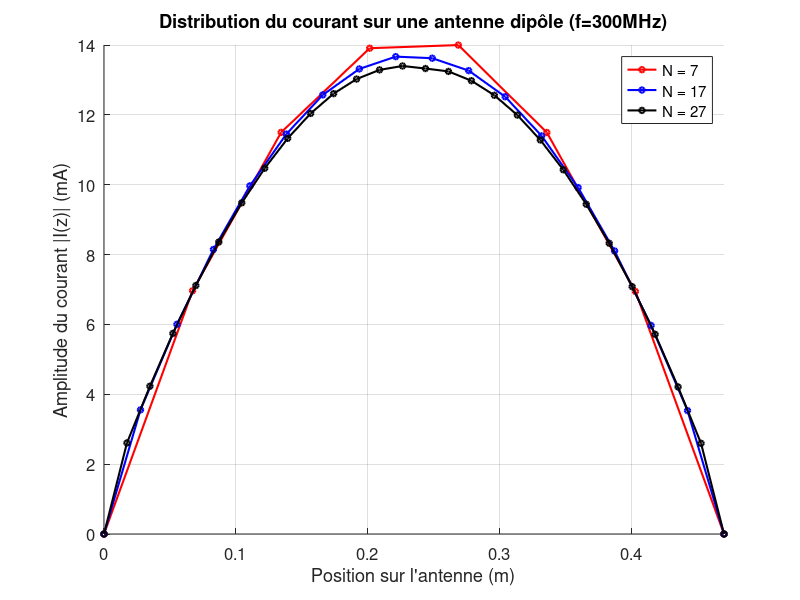

MATLAB code for this plot:
% =========================================================================
%         ANALYSE D'UNE ANTENNE DIPÔLE PAR LA MÉTHODE DES MOMENTS
% Utilisation de fonctions de base sinusoïdales et de fonctions test
% =========================================================================

%% --- 1. Définir les paramètres de l'antenne et de la simulation ---
clear; close all; clc;

fprintf('Lancement de la simulation de l''antenne...\n');

% Paramètres de base
f = 300e6;                     % Fréquence (Hz)
c = 3e8;                       % Vitesse de la lumière (m/s)
lambda = c / f;                % Longueur d'onde (m)
l = 0.47 * lambda;             % Longueur totale de l'antenne (m)
a = 0.005 * lambda;            % Rayon du fil de l'antenne (m)

% Constantes physiques
eps0 = 8.854e-12;              % Permittivité du vide (F/m)
k = 2 * pi / lambda;           % Nombre d'onde (rad/m)
omega = 2 * pi * f;            % Fréquence angulaire (rad/s)
Vs = 1;                        % Tension d'alimentation (V), définie à 1V

%% --- 2. Préparation de la boucle et du stockage des résultats ---

% Définir les valeurs de N (nombre de segments) à simuler
valeurs_N = [7, 17, 27];

% Initialiser des tableaux de cellules pour stocker les résultats de chaque simulation
% C'est ici que nous conservons les résultats demandés
Z_matrices = cell(1, length(valeurs_N));
I_vecteurs = cell(1, length(valeurs_N));
z_nodes_stockes = cell(1, length(valeurs_N));

% Créer une nouvelle figure pour tracer tous les résultats
figure('Name', 'Analyse de convergence de la distribution de courant');
hold on; % Permet de superposer plusieurs courbes sur le même graphique

% Définir les couleurs pour les différentes courbes
couleurs = {'r', 'b', 'k'}; % Rouge, Bleu, Noir

%% --- 3. Boucle principale : calcul et tracé pour chaque valeur de N ---
for i = 1:length(valeurs_N)
    N = valeurs_N(i);
    fprintf('\n--- Calcul en cours pour N = %d ---\n', N);

    % --- 3.1. Création du maillage de l'antenne pour N ---
    delta = l / N;
    z_nodes = linspace(-l/2, l/2, N+1);

    % --- 3.2. Calcul de la matrice d'impédance [Z] ---
    Z = zeros(N-1, N-1);
    % Définition de la fonction de Green G(R) = exp(-jkR) / (4*pi*R)
    Green = @(R) exp(-1j * k * R) ./ (4 * pi * R);

    fprintf('Calcul de la matrice d''impédance Z (N=%d)...\n', N);
    tic; % Démarrer le chronomètre
    for m = 1:(N-1)
        zm_centre = z_nodes(m+1);
        z_debut = zm_centre - delta/2;
        z_fin = zm_centre + delta/2;
        
        for n = 1:(N-1)
            zn_centre = z_nodes(n+1);
            zn_moins_1 = z_nodes(n);
            zn_plus_1 = z_nodes(n+2);
            
            integrande = @(z) Green(sqrt(a^2 + (z - zn_plus_1).^2)) + ...
                              Green(sqrt(a^2 + (z - zn_moins_1).^2)) - ...
                              2 * cos(k*delta) * Green(sqrt(a^2 + (z - zn_centre).^2));
            
            valeur_integrale = integral(integrande, z_debut, z_fin, 'ArrayValued', true);
            Z(m, n) = valeur_integrale;
        end
    end
    toc; % Arrêter le chronomètre
    
    facteur_const = (1j * k) / (omega * eps0 * sin(k*delta));
    Z_final = facteur_const * Z;

    % --- 3.3. Calcul du vecteur d'excitation [V] ---
    V = zeros(N-1, 1);
    % Pour un N impair, le point d'alimentation central est à l'indice (N+1)/2
    indice_central = (N+1)/2;
    V(indice_central) = Vs;

    % --- 3.4. Résolution pour la distribution de courant [I] ---
    fprintf('Résolution du système linéaire...\n');
    I_coeffs = Z_final \ V;
    I = [0; I_coeffs; 0]; % Ajouter les zéros aux extrémités (conditions aux limites)
    
    % --- 3.5. STOCKAGE DES RÉSULTATS ---
    Z_matrices{i} = Z_final;
    I_vecteurs{i} = I;
    z_nodes_stockes{i} = z_nodes;
    
    % --- 3.6. Tracé des résultats pour la valeur actuelle de N ---
    % Décalage de l'axe des x pour correspondre au PDF (commençant à 0)
    x_trace = z_nodes + l/2;
    
    % Tracer la courbe
    plot(x_trace, abs(I)*1000, '-o', ...
        'LineWidth', 1.5, ...
        'MarkerSize', 4, ...
        'Color', couleurs{i}, ...
        'DisplayName', sprintf('N = %d', N));
end

%% --- 4. Finalisation du graphique ---
hold off; % Désactiver la superposition des courbes
title('Distribution du courant sur une antenne dipôle (f=300MHz)', 'FontSize', 14);
xlabel('Position sur l''antenne (m)', 'FontSize', 12);
ylabel('Amplitude du courant |I(z)| (mA)', 'FontSize', 12);
grid on;
set(gca, 'FontSize', 12);
xlim([0, l]); % Définir les limites de l'axe des x de 0 à l
legend show; % Afficher la légende

fprintf('\nTous les calculs sont terminés. Le graphique a été généré !\n');